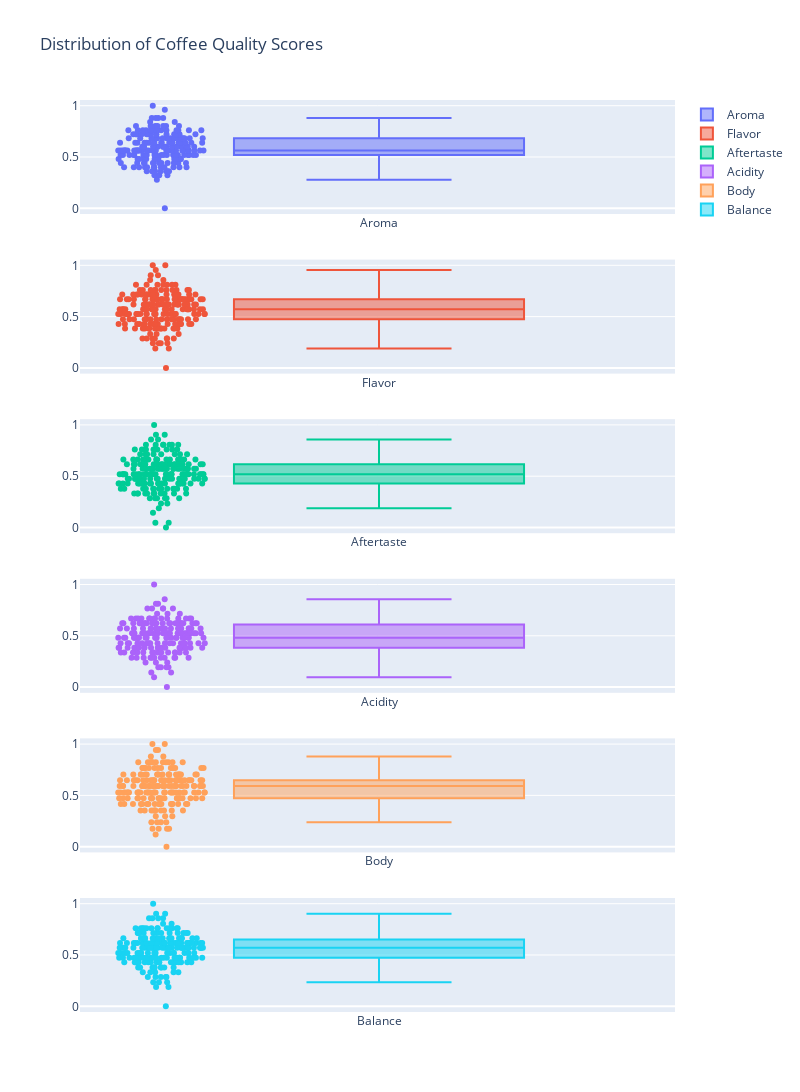

The code cell stored with this chart in its notebook:
### Markdown cell above
We first create histograms to observe the distribution of values for each coffee quality scores(such as Aroma, Flavor, Aftertaste, Acidity, Body, and Balance) across the dataset. Each histogram visually represents the frequency of different value ranges for these attributes.

### Code cell
# List of coffee quality scores
quality_scores = ['Aroma', 'Flavor', 'Aftertaste', 'Acidity', 'Body', 'Balance']

# Create a subplot for each attribute
fig = make_subplots(rows=len(quality_scores), cols=1)

# Create box plots in the subplot for each attribute
for i, attribute in enumerate(coffee_flavors):
    fig.add_trace(go.Box(y=df[attribute], name=attribute, boxpoints='all'), row=i+1, col=1)

fig.update_layout(height=200*len(coffee_flavors), width=800, title_text="Distribution of Coffee Quality Scores")
fig.show()

### Figure 1 — Plotly figure (JSON) as saved in the notebook; plotly's stock layout.template omitted (floating-point values rounded to 4 significant figures; data arrays with more than 128 entries replaced by an {"elided": "..."} marker saying what was removed)
{"data": [{"boxpoints": "all", "name": "Aroma", "type": "box", "xaxis": "x", "y": {"elided": "207 float values"}, "yaxis": "y"}, {"boxpoints": "all", "name": "Flavor", "type": "box", "xaxis": "x2", "y": {"elided": "207 float values"}, "yaxis": "y2"}, {"boxpoints": "all", "name": "Aftertaste", "type": "box", "xaxis": "x3", "y": {"elided": "207 float values"}, "yaxis": "y3"}, {"boxpoints": "all", "name": "Acidity", "type": "box", "xaxis": "x4", "y": {"elided": "207 float values"}, "yaxis": "y4"}, {"boxpoints": "all", "name": "Body", "type": "box", "xaxis": "x5", "y": {"elided": "207 float values"}, "yaxis": "y5"}, {"boxpoints": "all", "name": "Balance", "type": "box", "xaxis": "x6", "y": {"elided": "207 float values"}, "yaxis": "y6"}], "layout": {"height": 1200, "title": {"text": "Distribution of Coffee Quality Scores"}, "width": 800, "xaxis": {"anchor": "y", "domain": [0, 1]}, "xaxis2": {"anchor": "y2", "domain": [0, 1]}, "xaxis3": {"anchor": "y3", "domain": [0, 1]}, "xaxis4": {"anchor": "y4", "domain": [0, 1]}, "xaxis5": {"anchor": "y5", "domain": [0, 1]}, "xaxis6": {"anchor": "y6", "domain": [0, 1]}, "yaxis": {"anchor": "x", "domain": [0.875, 1]}, "yaxis2": {"anchor": "x2", "domain": [0.7, 0.825]}, "yaxis3": {"anchor": "x3", "domain": [0.525, 0.65]}, "yaxis4": {"anchor": "x4", "domain": [0.35, 0.475]}, "yaxis5": {"anchor": "x5", "domain": [0.175, 0.3]}, "yaxis6": {"anchor": "x6", "domain": [0, 0.125]}}}
